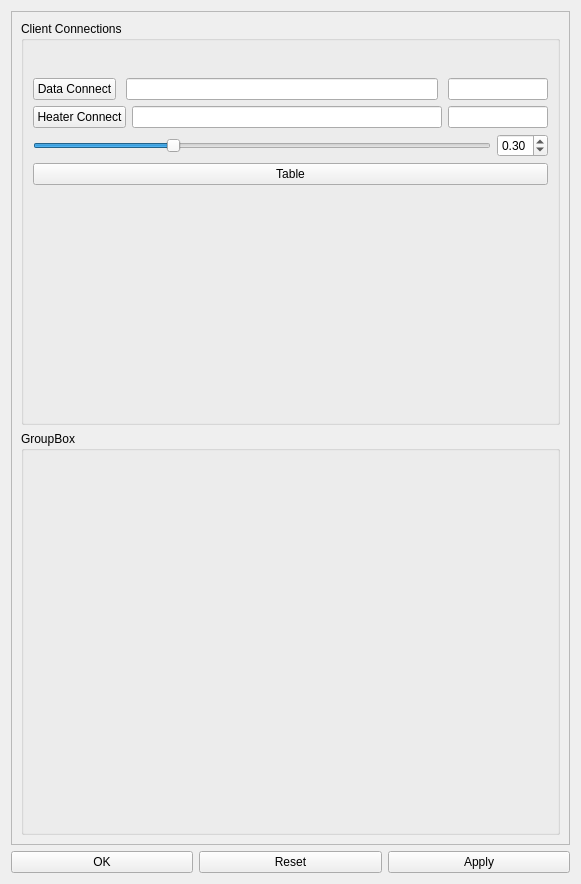
<?xml version="1.0" encoding="UTF-8"?>
<ui version="4.0">
 <class>SensorDemoPlugin_UIDialog</class>
 <widget class="QWidget" name="SensorDemoPlugin_UIDialog">
  <property name="geometry">
   <rect>
    <x>0</x>
    <y>0</y>
    <width>581</width>
    <height>884</height>
   </rect>
  </property>
  <property name="windowTitle">
   <string>Form</string>
  </property>
  <layout class="QVBoxLayout" name="verticalLayout_3">
   <item>
    <widget class="QScrollArea" name="scrollArea">
     <property name="widgetResizable">
      <bool>true</bool>
     </property>
     <widget class="QWidget" name="scrollAreaWidgetContents">
      <property name="geometry">
       <rect>
        <x>0</x>
        <y>0</y>
        <width>553</width>
        <height>814</height>
       </rect>
      </property>
      <layout class="QVBoxLayout" name="verticalLayout_2">
       <item>
        <widget class="QGroupBox" name="groupBox">
         <property name="title">
          <string>Client Connections</string>
         </property>
         <layout class="QVBoxLayout" name="verticalLayout_4">
          <item>
           <layout class="QVBoxLayout" name="verticalLayout">
            <item>
             <layout class="QHBoxLayout" name="sensorInputLayout">
              <property name="spacing">
               <number>10</number>
              </property>
              <property name="sizeConstraint">
               <enum>QLayout::SetDefaultConstraint</enum>
              </property>
              <item>
               <widget class="QPushButton" name="m_sensorClientConnect">
                <property name="text">
                 <string>Data Connect</string>
                </property>
               </widget>
              </item>
              <item>
               <widget class="QLineEdit" name="m_sensorClientIP"/>
              </item>
              <item>
               <widget class="QLineEdit" name="m_sensorPort">
                <property name="minimumSize">
                 <size>
                  <width>100</width>
                  <height>0</height>
                 </size>
                </property>
                <property name="maximumSize">
                 <size>
                  <width>100</width>
                  <height>16777215</height>
                 </size>
                </property>
               </widget>
              </item>
             </layout>
            </item>
            <item>
             <layout class="QHBoxLayout" name="horizontalLayout_2">
              <item>
               <widget class="QPushButton" name="m_heaterClientConnect">
                <property name="text">
                 <string>Heater Connect</string>
                </property>
               </widget>
              </item>
              <item>
               <widget class="QLineEdit" name="m_heaterClientIP"/>
              </item>
              <item>
               <widget class="QLineEdit" name="m_heaterPort">
                <property name="maximumSize">
                 <size>
                  <width>100</width>
                  <height>16777215</height>
                 </size>
                </property>
               </widget>
              </item>
             </layout>
            </item>
            <item>
             <layout class="QHBoxLayout" name="horizontalLayout">
              <item>
               <widget class="QSlider" name="m_heaterSlider">
                <property name="maximum">
                 <number>100</number>
                </property>
                <property name="singleStep">
                 <number>1</number>
                </property>
                <property name="value">
                 <number>30</number>
                </property>
                <property name="orientation">
                 <enum>Qt::Horizontal</enum>
                </property>
               </widget>
              </item>
              <item>
               <widget class="QDoubleSpinBox" name="m_heaterSpinBox">
                <property name="maximum">
                 <double>1.000000000000000</double>
                </property>
                <property name="singleStep">
                 <double>0.100000000000000</double>
                </property>
                <property name="value">
                 <double>0.300000000000000</double>
                </property>
               </widget>
              </item>
             </layout>
            </item>
            <item>
             <widget class="QPushButton" name="m_testTableView">
              <property name="text">
               <string>Table</string>
              </property>
             </widget>
            </item>
            <item>
             <spacer name="verticalSpacer">
              <property name="orientation">
               <enum>Qt::Vertical</enum>
              </property>
              <property name="sizeType">
               <enum>QSizePolicy::Fixed</enum>
              </property>
              <property name="sizeHint" stdset="0">
               <size>
                <width>20</width>
                <height>200</height>
               </size>
              </property>
             </spacer>
            </item>
           </layout>
          </item>
         </layout>
        </widget>
       </item>
       <item>
        <widget class="QGroupBox" name="m_sensorData">
         <property name="title">
          <string>GroupBox</string>
         </property>
        </widget>
       </item>
      </layout>
     </widget>
    </widget>
   </item>
   <item>
    <layout class="QHBoxLayout" name="horizontalLayout_11">
     <item>
      <widget class="QPushButton" name="pushButton_5">
       <property name="text">
        <string>OK</string>
       </property>
      </widget>
     </item>
     <item>
      <widget class="QPushButton" name="pushButton_6">
       <property name="text">
        <string>Reset</string>
       </property>
      </widget>
     </item>
     <item>
      <widget class="QPushButton" name="m_applyButton">
       <property name="text">
        <string>Apply</string>
       </property>
      </widget>
     </item>
    </layout>
   </item>
  </layout>
 </widget>
 <resources/>
 <connections/>
</ui>
